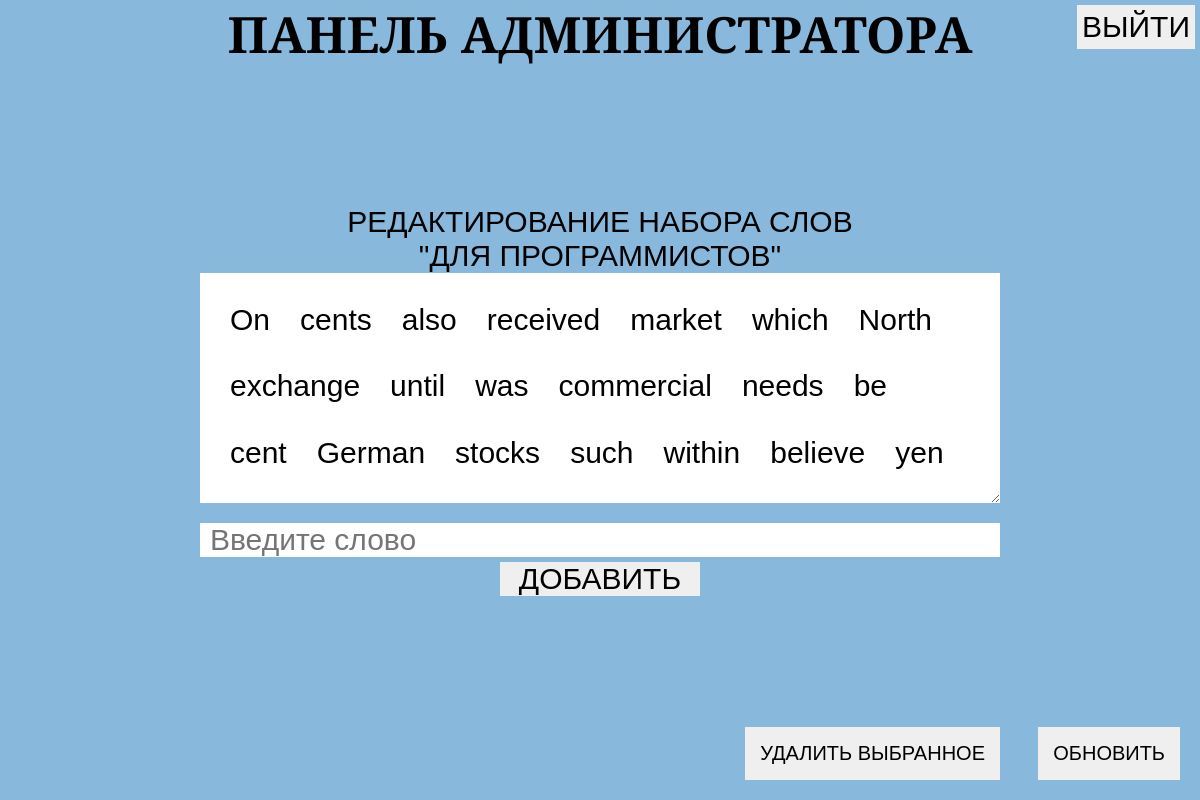
Screenshot of /wordsset-editor.php?id=3 (signed in) with the database file from the repository.
### tables this page shows
CREATE TABLE `wordssets` (
  `id` int NOT NULL,
  `name` varchar(20) NOT NULL,
  `words` text NOT NULL
);

### model/functions/getWordssetInfo.php (called while the page is built)
<?php
function getWordssetInfo(mysqli $mysqli, int $idWordsset)
{
    return $mysqli->query("SELECT * FROM `wordssets` WHERE `id` = $idWordsset")->fetch_assoc();
}

### views/wordsset-editor.php (the view)
<h1 class="page-title">Панель администратора</h1>
<div class="words">
    <h2 class="admin-panel-page-title">
        Редактирование набора слов
        <br>
        "Для программистов"
    </h2>
    <div class="words-container">
        <?php
        foreach ($words as $word):
        ?>
        <p class="word"><?=$word?></p>
        <?php
        endforeach;
        ?>
    </div>
    <input type="text" class="enter-new-word" placeholder="Введите слово">
    <button class="add-new-word">Добавить</button>
</div>
<button class="update">Обновить</button>
<button class="delete">Удалить выбранное</button>
<a class="logout-button" href="/model/logout.php">Выйти</a>

### wordsset-editor.php (shortened to what this page needs)
<?php
require_once __DIR__ . '/model/functions/getWordssetInfo.php';
$mysqli = getMysqli(DB_HOST, DB_USER, DB_PASSWORD, DB_NAME);
$wordssetInfo = getWordssetInfo($mysqli, (int) $_GET['id']);
$words = explode(' ', $wordssetInfo['words']);
?>
<!DOCTYPE html>
<html lang="en">
<head>
    <link rel="stylesheet" href="./assets/css/main.css">
    <link rel="stylesheet" href="./assets/css/admin.css">
    <link rel="stylesheet" href="./assets/css/wordsset-editor.css">
</head>
<body>
    <?php
    include './views/wordsset-editor.php';
    ?>
</body>
</html>

### assets/css/main.css (style rules this page uses)
* { margin: 0px; padding: 0px; font-family: 'Spectral SC', sans-serif; }
a { text-decoration: none; }
body, html { height: 100%; }
body { background-color: #88B9DC; display: flex; flex-direction: column; justify-content: center; align-items: center; }
.page-title { font-size: 50px; text-align: center; position: absolute; left: 0px; right: 0px; top: 0px; text-transform: uppercase; }
input, button { border: 0px; }
input[type="submit"], button { cursor: pointer; }
.logout-button { position: absolute; top: 5px; right: 5px; padding: 5px; background-color: #EFEFEF; font-size: 30px; color: black; text-transform: uppercase; }

### assets/css/admin.css (style rules this page uses)
h2 { text-align: center; text-transform: uppercase; font-weight: normal; font-size: 35px; }
body { justify-content: center; align-items: center; }

### assets/css/wordsset-editor.css (style rules this page uses)
.words { display: flex; flex-direction: column; width: 800px; }
.words * { font-size: 30px; }
.words-container { display: flex; flex-flow: row wrap; background-color: white; padding: 15px; height: 200px; overflow-y: scroll; resize: vertical; }
.words-container p { padding: 10px; }
.update { font-size: 20px; padding: 15px; position: absolute; bottom: 20px; right: 20px; text-transform: uppercase; }
.word { margin: 5px; cursor: default; }
.enter-new-word { margin-top: 20px; padding-left: 10px; }
.add-new-word { text-transform: uppercase; width: 200px; margin: 5px auto 0px; }
.delete { font-size: 20px; padding: 15px; position: absolute; bottom: 20px; right: 200px; text-transform: uppercase; }

### rows the page displays
wordssets: words "On", words "cents", words "also", words "received", words "market", words "which", words "North", words "exchange", words "until", words "was", words "commercial", words "needs", words "be", words "cent", words "German", words "stocks", words "such", words "within", words "believe", words "yen"
